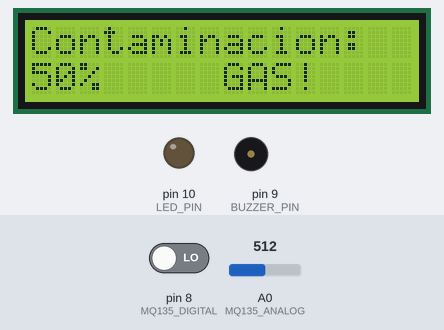
Simulated run of this sketch. Board: Arduino Uno, built with avr-gcc and run on an emulated ATmega328P. Shown: 16×2 character LCD, output pins drawn as LEDs (lit = HIGH), buzzer (waves = sounding, pin HIGH). The test bench sets the inputs (shaded band); at power-on: A0 (MQ135_ANALOG) = 512, pin 8 (MQ135_DIGITAL) LOW. What the sketch prints to the serial monitor is not drawn.

Above: at 3.2 s.
3.3 s: A0 (MQ135_ANALOG) set to 712
At 10.6 s:
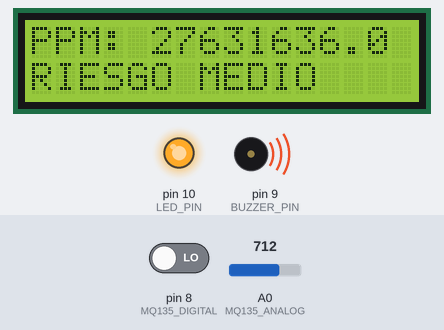
12.7 s: A0 (MQ135_ANALOG) set to 734
At 19.8 s:
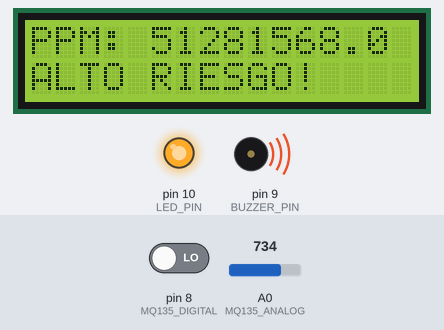
22.9 s: A0 (MQ135_ANALOG) set to 306
At 29.2 s:
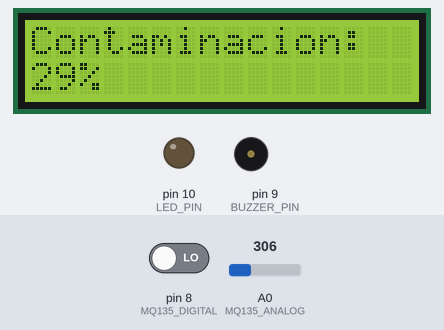
32.0 s: A0 (MQ135_ANALOG) set to 407
At 36.4 s:
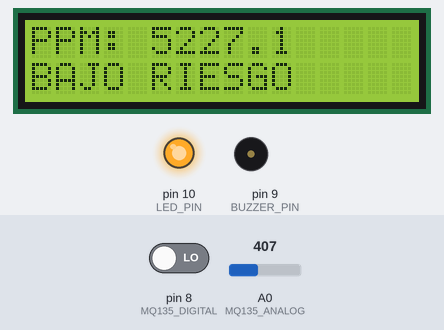
39.1 s: A0 (MQ135_ANALOG) set to 431
At 44.8 s:
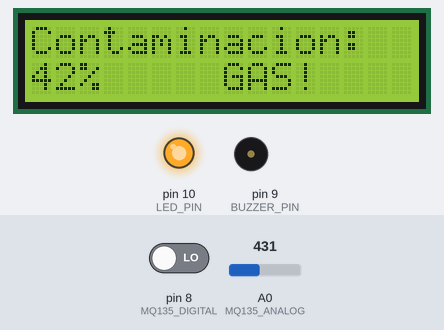
49.4 s: A0 (MQ135_ANALOG) set to 900
At 57.0 s:
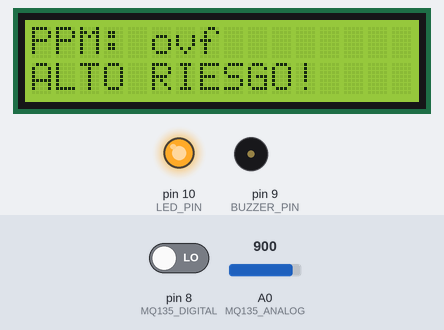
Timing chart, 0 to 59.4 s (numbered marks = the images above; inputs shaded):
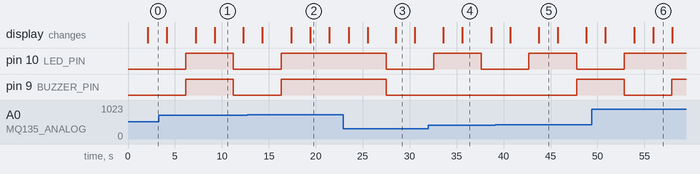

Measured:
- the behaviour switches between 726 and 727 on A0 (MQ135_ANALOG) (found by bisection; images 1 and 2)
- the behaviour switches between 419 and 420 on A0 (MQ135_ANALOG) (found by bisection; images 4 and 5)
- after the input at 3.3 s, the display: first differs from a run without the input after 3.9 s (image 1 shows a later state)
- after the input at 12.7 s, pin 10 (LED_PIN), pin 9 (BUZZER_PIN): goes on until 16.3 s, then stays HIGH; the display: first differs from a run without the input after 4.7 s (image 2 shows a later state)
- after the input at 22.9 s, pin 10 (LED_PIN), pin 9 (BUZZER_PIN): HIGH → LOW after 4.6 s; the display: changes after 0.58 s (image 3)
- after the input at 32.0 s, the display: first changes after 1.6 s (image 4 shows a later state)
- after the input at 39.1 s, pin 9 (BUZZER_PIN): LOW → HIGH after 8.7 s; the display: first differs from a run without the input after 4.6 s (image 5)
- after the input at 49.4 s, pin 10 (LED_PIN): goes on until 52.9 s, then stays HIGH; the display: first differs from a run without the input after 4.5 s (image 6 shows a later state)

The sketch:

sensor_dioxido_nitrogeno.ino
```cpp
/*
 * Sensor de Dióxido de Nitrógeno con Arduino UNO
 * Componentes: MQ-135, LCD I2C, Buzzer, LED
 * Autor: Mejorado para detección de contaminantes
 */

#include <LiquidCrystal_I2C.h>
#include <Wire.h>

// Configuración de pines según el diagrama
#define LED_PIN 10          // LED conectado al pin 10
#define BUZZER_PIN 9        // Buzzer conectado al pin 9
#define MQ135_DIGITAL 8     // Pin digital del sensor MQ-135
#define MQ135_ANALOG A0     // Pin analógico del sensor MQ-135

// Configuración del LCD I2C
LiquidCrystal_I2C lcd(0x27, 16, 2);

// Variables para el sensor
int sensorValue = 0;
int sensorDigital = 0;
float ppm = 0;
int contaminationPercentage = 0;

// Umbrales de detección para NO2 (ajustar según calibración)
#define THRESHOLD_LOW 200
#define THRESHOLD_MEDIUM 400
#define THRESHOLD_HIGH 600

// Variables para el buzzer
unsigned long lastBuzzerTime = 0;
const unsigned long buzzerInterval = 500; // Intervalo del buzzer en ms

void setup() {
  // Inicializar comunicación serial
  Serial.begin(9600);
  Serial.println("Sensor de Dióxido de Nitrógeno - Iniciando...");

  // Configurar pines
  pinMode(LED_PIN, OUTPUT);
  pinMode(BUZZER_PIN, OUTPUT);
  pinMode(MQ135_DIGITAL, INPUT);

  // Inicializar LCD
  Wire.begin();
  lcd.init();
  lcd.backlight();
  lcd.clear();

  // Mensaje de inicio
  lcd.setCursor(0, 0);
  lcd.print("Sensor NO2");
  lcd.setCursor(0, 1);
  lcd.print("Iniciando...");
  delay(2000);

  Serial.println("Sistema iniciado correctamente");
}

void loop() {
  // Leer valores del sensor
  sensorValue = analogRead(MQ135_ANALOG);
  sensorDigital = digitalRead(MQ135_DIGITAL);

  // Calcular PPM y porcentaje de contaminación
  ppm = calculatePPM(sensorValue);
  contaminationPercentage = calculateContaminationPercentage(sensorValue);

  // Mostrar datos en LCD
  displayData();

  // Controlar alarmas
  controlAlarms();

  // Imprimir datos en Serial para debugging
  printSerialData();

  delay(1000); // Actualizar cada segundo
}

// Función para calcular PPM basado en el valor analógico
float calculatePPM(int analogValue) {
  // Fórmula aproximada para MQ-135 (ajustar según calibración)
  float voltage = (analogValue * 5.0) / 1024.0;
  float ppm = 0;

  if (voltage > 0.5) {
    ppm = pow(10, (voltage - 0.5) * 2.5);
  }

  return ppm;
}

// Función para calcular porcentaje de contaminación
int calculateContaminationPercentage(int analogValue) {
  // Mapear el valor analógico (0-1023) a porcentaje (0-100)
  int percentage = map(analogValue, 0, 1023, 0, 100);
  return constrain(percentage, 0, 100);
}

// Función para mostrar datos en LCD
void displayData() {
  lcd.clear();

  // Primera línea: Porcentaje de contaminación
  lcd.setCursor(0, 0);
  lcd.print("Contaminacion:");
  lcd.setCursor(0, 1);
  lcd.print(contaminationPercentage);
  lcd.print("%");

  // Si hay detección de gas, mostrar advertencia
  if (sensorDigital == HIGH || contaminationPercentage > 30) {
    lcd.setCursor(8, 1);
    lcd.print("GAS!");
  }

  delay(2000);

  // Segunda pantalla: PPM y estado
  lcd.clear();
  lcd.setCursor(0, 0);
  lcd.print("PPM: ");
  lcd.print(ppm, 1);
  lcd.setCursor(0, 1);

  if (contaminationPercentage > 70) {
    lcd.print("ALTO RIESGO!");
  } else if (contaminationPercentage > 40) {
    lcd.print("RIESGO MEDIO");
  } else if (contaminationPercentage > 20) {
    lcd.print("BAJO RIESGO");
  } else {
    lcd.print("AIRE LIMPIO");
  }

  delay(2000);
}

// Función para controlar alarmas
void controlAlarms() {
  unsigned long currentTime = millis();

  // Detectar niveles de contaminación
  if (contaminationPercentage > 70) {
    // Alto riesgo - alarma continua
    digitalWrite(LED_PIN, HIGH);
    digitalWrite(BUZZER_PIN, HIGH);
    lcd.clear();
    lcd.setCursor(0, 0);
    lcd.print("ALTA CONTAMINACION");
    lcd.setCursor(0, 1);
    lcd.print("GAS DETECTADO!");
    delay(1000);
  } else if (contaminationPercentage > 40) {
    // Riesgo medio - alarma intermitente
    if (currentTime - lastBuzzerTime > buzzerInterval) {
      digitalWrite(LED_PIN, !digitalRead(LED_PIN));
      digitalWrite(BUZZER_PIN, !digitalRead(BUZZER_PIN));
      lastBuzzerTime = currentTime;
    }
  } else if (contaminationPercentage > 20) {
    // Bajo riesgo - LED parpadeante
    if (currentTime - lastBuzzerTime > buzzerInterval * 2) {
      digitalWrite(LED_PIN, !digitalRead(LED_PIN));
      digitalWrite(BUZZER_PIN, LOW);
      lastBuzzerTime = currentTime;
    }
  } else {
    // Sin riesgo - apagar alarmas
    digitalWrite(LED_PIN, LOW);
    digitalWrite(BUZZER_PIN, LOW);
  }
}

// Función para imprimir datos en Serial
void printSerialData() {
  Serial.print("Valor Analógico: ");
  Serial.print(sensorValue);
  Serial.print(" | Digital: ");
  Serial.print(sensorDigital);
  Serial.print(" | PPM: ");
  Serial.print(ppm, 1);
  Serial.print(" | Contaminación: ");
  Serial.print(contaminationPercentage);
  Serial.println("%");

  if (contaminationPercentage > 30) {
    Serial.println("¡GAS DETECTADO!");
  }
} 
```
